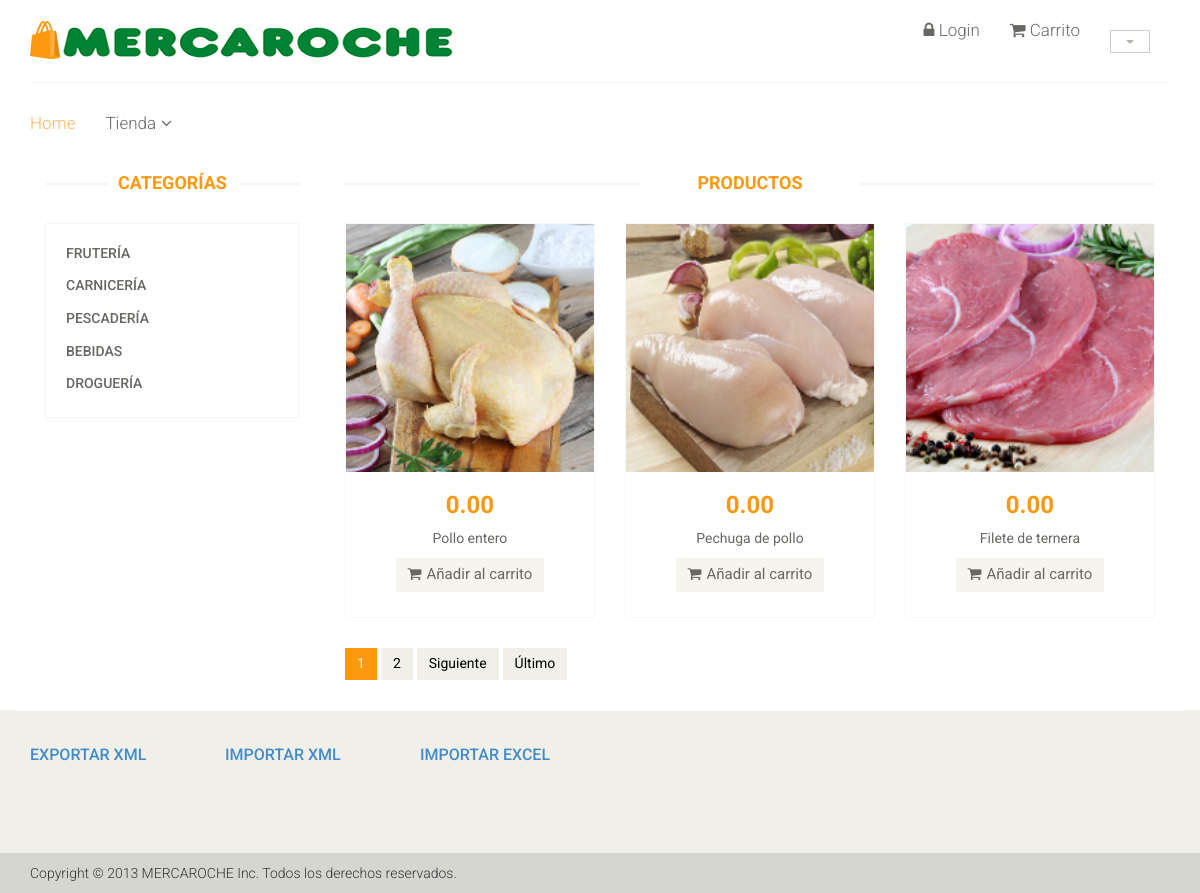
The page /index.php/Categoria/mostrar/2 on the database its author committed.
### tables this page shows
CREATE TABLE IF NOT EXISTS `categoria` (
  `idCat` int(11) NOT NULL,
  `codCat` varchar(45) DEFAULT NULL,
  `nombreCat` varchar(50) DEFAULT NULL,
  `descripcionCat` text,
  `anuncioCat` text,
  `se_muestra` tinyint(1) DEFAULT NULL
);

CREATE TABLE IF NOT EXISTS `producto` (
  `idPro` int(11) NOT NULL,
  `Categoria_idCat` int(11) NOT NULL,
  `CodPro` varchar(45) DEFAULT NULL,
  `nombrePro` varchar(50) DEFAULT NULL,
  `precio` decimal(5,2) DEFAULT NULL,
  `descuento` decimal(5,2) DEFAULT NULL,
  `imagen` varchar(256) DEFAULT NULL,
  `iva` decimal(5,2) DEFAULT NULL,
  `descripcionPro` text,
  `anuncioPro` text,
  `stock` int(11) DEFAULT NULL,
  `seleccionado` tinyint(1) DEFAULT NULL,
  `fec_ini` date DEFAULT NULL,
  `fec_fin` date DEFAULT NULL,
  `destacado` tinyint(1) DEFAULT NULL,
  `se_muestra` tinyint(1) DEFAULT NULL
);

### index.php (called while the page is built, shortened)
<?php
require_once BASEPATH.'core/CodeIgniter.php';

### application/models/productos.php (called while the page is built, shortened)
<?php
class productos extends CI_Model {
    public function ProductosDe($categoria, $page, $per_page)
    {
        $qr = $this->db->get_where('producto', array('Categoria_idCat'=>$categoria, 'se_muestra'=>1), $per_page,$page);
        return $qr->result_array();
    }
    public function num_filas($categoria)
    {
        return $this->db->get_where('producto', array('Categoria_idCat'=>$categoria, 'se_muestra'=>1))->num_rows();
    }
    public function Categorias()
    {
        $qr = $this->db->query('select * from categoria '
                . 'where se_muestra=1;');
        return $qr->result_array();
    }
}

### application/config/config.php (called while the page is built, shortened)
<?php
$config['base_url'] = 'http://localhost/prac2/';
$config['index_page'] = 'index.php';
$config['uri_protocol']	= 'REQUEST_URI';
$config['url_suffix'] = '';
$config['language']	= 'english';
$config['charset'] = 'UTF-8';
$config['enable_hooks'] = FALSE;
$config['subclass_prefix'] = 'MY_';
$config['composer_autoload'] ='./vendor/autoload.php';
$config['permitted_uri_chars'] = 'a-z 0-9~%.:_\-';
$config['allow_get_array'] = TRUE;
$config['enable_query_strings'] = FALSE;
$config['controller_trigger'] = 'c';
$config['function_trigger'] = 'm';
$config['directory_trigger'] = 'd';
$config['log_threshold'] = 0;
$config['log_path'] = '';
$config['log_file_extension'] = '';
$config['log_file_permissions'] = 0644;
$config['log_date_format'] = 'Y-m-d H:i:s';
$config['error_views_path'] = '';
$config['cache_path'] = '';
$config['cache_query_string'] = FALSE;
$config['encryption_key'] = 'edsdfasdf';
$config['sess_driver'] = 'files';
$config['sess_cookie_name'] = 'ci_session';
$config['sess_expiration'] = 7200;
$config['sess_save_path'] = NULL;
$config['sess_match_ip'] = FALSE;
$config['sess_time_to_update'] = 300;
$config['sess_regenerate_destroy'] = FALSE;
$config['cookie_prefix']	= '';
$config['cookie_domain']	= '';
$config['cookie_path']		= '/';
$config['cookie_secure']	= FALSE;
$config['cookie_httponly'] 	= FALSE;
$config['standardize_newlines'] = FALSE;
$config['global_xss_filtering'] = FALSE;
$config['csrf_protection'] = FALSE;
$config['csrf_token_name'] = 'csrf_test_name';
$config['csrf_cookie_name'] = 'csrf_cookie_name';
$config['csrf_expire'] = 7200;
$config['csrf_regenerate'] = TRUE;
$config['csrf_exclude_uris'] = array();
$config['compress_output'] = FALSE;
$config['time_reference'] = 'local';
$config['rewrite_short_tags'] = FALSE;
$config['proxy_ips'] = '';

### application/views/shop.php (the view, shortened to what this page needs)
<section>
    <div class="col-sm-9 padding-right">
        <div class="features_items">
            <h2 class="title text-center">PRODUCTOS</h2>
            <?php foreach ($pro as $producto) { ?>
                <div class="col-sm-4">
                    <div class="product-image-wrapper">
                        <div class="single-products">
                            <div class="productinfo text-center">
                                <?php echo anchor('detalle/index/' . $producto['idPro'], '
                                <img class="img-responsive"  src= "' . base_url() . 'assets/img/' . $producto['imagen'] . '"/>') ?>
                                <h2><?= number_format($producto['precio'] * (float) $_SESSION['tarifa'], 2, '.', '') . ' ' . $_SESSION['moneda'] ?></h2>
                                <p><?= $producto['nombrePro'] ?></p>
                                <?php if ($producto['stock'] > 0) { ?>
                                    <a href="<?= base_url() ?>index.php/Cart/guardar/<?= $producto['idPro'] ?>"
                                       class="btn btn-default add-to-cart">
                                        <i class="fa fa-shopping-cart"></i>Añadir al carrito</a>
                                    <?php
                                    } else {
                                        echo 'No disponible';
                                    }
                                    ?>
                            </div>
                        </div>
                    </div>
                </div>
<?php } ?>
        </div><?= $paginacion ?>
    </div>
</div>

### application/views/category.php
 <div class="container">
     <div class="row"></div><div class="col-sm-3">
                    <div class="left-sidebar">
                        <h2>Categorías</h2>
                        <div class="panel-group category-products" id="accordian">
<?php foreach ($cat as $categoria) { ?>
                            <div class="panel panel-default">
                                <div class="panel-heading">
                                    <h4 class="panel-title"> <?php echo anchor('Categoria/mostrar/'.$categoria['idCat'], $categoria['nombreCat']) ?></h4>
                                </div>
</div> <?php }?>
                        </div>
                    </div>
                </div>

### application/views/plantilla.php (shortened to what this page needs)
<!DOCTYPE html>
<html lang="en">
    <head>
        <link href="<?= base_url() . 'assets/' ?>css/bootstrap.min.css" rel="stylesheet">
        <link href="<?= base_url() . 'assets/' ?>css/font-awesome.min.css" rel="stylesheet">
        <link href="<?= base_url() . 'assets/' ?>css/prettyPhoto.css" rel="stylesheet">
        <link href="<?= base_url() . 'assets/' ?>css/price-range.css" rel="stylesheet">
        <link href="<?= base_url() . 'assets/' ?>css/animate.css" rel="stylesheet">
        <link href="<?= base_url() . 'assets/' ?>css/main.css" rel="stylesheet">
        <link href="<?= base_url() . 'assets/' ?>css/responsive.css" rel="stylesheet">
    </head>
    <body>
        <header id="header">
            <div class="header-middle">
                <div class="container">
                    <div class="row">
                        <div class="col-sm-4">
                            <div class="logo pull-left">
                                <a href="<?= base_url() ?>"><img src="<?= base_url() . 'assets/' ?>images/home/logo.png" alt="" /></a>
                            </div>
                        </div>
                        <div class="col-sm-8">
                            <div class="btn-group pull-right">
                                <div class="btn-group">
                                    <button type="button" class="btn btn-default dropdown-toggle usa" data-toggle="dropdown">
                                        <span class="caret"></span>
                                    </button>
                                </div>
                            </div>
                            <div class="mainmenu pull-right">
                                <ul class="nav navbar-nav collapse navbar-collapse">
                                    <?php if (isset($_SESSION['user'])) { ?>
                                        <li>Hola, <?php echo $_SESSION['nombreUser'] ?>!</li>
                                        <li class="dropdown">
                                            <a href="#"><i class="fa fa-user"></i>  Cuenta<i class="fa fa-angle-down"></i></a>
                                            <ul role="menu" class="sub-menu">
                                                <li><?php echo anchor("Login/datosUser", "Datos") ?></li>
                                                <li><?php echo anchor('Pedidos/MostrarPedidos', 'Pedidos') ?></li>
                                                <li><?php echo anchor('Login/CerrarSesion', 'Cerrar Sesión') ?></li>
                                            </ul></li><?php } else { ?>
                                        <li><?php echo anchor('Login/index', '<i class="fa fa-lock"></i>  Login') ?></li>
                                    <?php }
                                    ?>
                                    <li><?php echo anchor('Cart/muestraCart', '<i class="fa fa-shopping-cart"></i>  Carrito') ?></li>
                                </ul>
                            </div>
                        </div>
                    </div>
                </div>
            </div>
            <div class="header-bottom">
                <div class="container">
                    <div class="row">
                        <div class="col-sm-9">
                            <div class="mainmenu pull-left">
                                <ul class="nav navbar-nav collapse navbar-collapse">
                                    <li><a href="<?= base_url() ?>" class="active">Home</a></li>
                                    <li class="dropdown">
                                        <a href="#">Tienda<i class="fa fa-angle-down"></i></a>
                                    </li>
                                </ul>
                            </div>
                        </div>
                    </div>
                </div>
            </div>
        </header>
        <?php
        foreach ($cuerpo as $cue) {
            echo $cue;
        }
        ?>
        <footer id="footer">
            <div class="footer-widget">
                <div class="container">
                    <div class="row">
                        <div class="col-sm-2">
                            <div class="single-widget">
                                <h2><a href="<?= base_url() . 'index.php/ExportarXML/exportar' ?>">Exportar XML</a></h2>
                            </div>
                        </div>
                        <div class="col-sm-2">
                            <div class="single-widget">
                                <h2><a href="<?= base_url() . 'index.php/ImportarXML' ?>">Importar XML</a></h2>
                            </div>
                        </div>
                         <div class="col-sm-2">
                            <div class="single-widget">
                                <h2><a href="<?= base_url() . 'index.php/importarExcel' ?>">Importar Excel</a></h2>
                            </div>
                        </div>
                    </div>
                </div>
            </div>
            <div class="footer-bottom">
                <div class="container">
                    <div class="row">
                        <p class="pull-center">Copyright © 2013 MERCAROCHE Inc. Todos los derechos reservados.</p>
                    </div>
                </div>
            </div>
        </footer>
    </body>
</html>

### assets/css/main.css (style rules this page uses)
body { font-family: 'Roboto', sans-serif; background:; position: relative; font-weight:400px; }
ul li { list-style: none; }
a { -webkit-transition: 300ms; -moz-transition: 300ms; -o-transition: 300ms; transition: 300ms; }
h1, h2, h3, h4, h5, h6 { font-family: 'Roboto', sans-serif; }
.header-middle .container .row { border-bottom: 1px solid #f5f5f5; margin-left: 0; margin-right: 0; padding-bottom: 20px; padding-top: 20px; }
.header-middle .container .row .col-sm-4 { padding-left: 0; }
.header-middle .container .row .col-sm-8 { padding-right:0; }
.usa { border-radius: 0; color: #B4B1AB; font-size: 12px; margin-right: 20px; padding: 2px 15px; margin-top: 10px; }
.header-bottom { padding-bottom: 30px; padding-top: 30px; }
.navbar-collapse.collapse { padding-left: 0; }
.mainmenu ul li { padding-right: 15px; padding-left: 15px; }
.mainmenu ul li:first-child { padding-left: 0px; }
.mainmenu ul li a { color: #696763; font-family: 'Roboto', sans-serif; font-size: 17px; font-weight: 300; padding: 0; padding-bottom: 10px; }
.mainmenu ul li a:hover, .mainmenu ul li a.active, .shop-menu ul li a.active { background:none; color:#fdb45e; }
.fa-angle-down { padding-left: 5px; }
#footer { background: #F0F0E9; }
.footer-widget { margin-bottom: 68px; }
.footer-widget .container { border-top: 1px solid #FFFFFF; padding-top: 15px; }
.single-widget h2 { color: #666663; font-family: 'Roboto', sans-serif; font-size: 16px; font-weight: 500; margin-bottom: 22px; text-transform: uppercase; }
.footer-bottom { background: #D6D6D0; padding-top: 10px; }
.footer-bottom p { color: #363432; font-family: 'Roboto', sans-serif; font-weight: 300; margin-left: 15px; }
.category-products { border: 1px solid #F7F7F0; margin-bottom: 35px; padding-bottom: 20px; padding-top: 15px; }
.left-sidebar h2, .brands_products h2 { color: #FE980F; font-family: 'Roboto', sans-serif; font-size: 18px; font-weight: 700; margin: 0 auto 30px; text-align: center; text-transform: uppercase; position: relative; z-index:3; }
.left-sidebar h2:after, h2.title:after { content: " "; position: absolute; border: 1px solid #f5f5f5; bottom:8px; left: 0; width: 100%; height: 0; z-index: -2; }
.left-sidebar h2:before { content: " "; position: absolute; background: #fff; bottom: -6px; width: 130px; height: 30px; z-index: -1; left: 50%; margin-left: -65px; }
h2.title:before { content: " "; position: absolute; background: #fff; bottom: -6px; width: 220px; height: 30px; z-index: -1; left: 50%; margin-left: -110px; }
.category-products .panel { background-color: #FFFFFF; border: 0px; border-radius: 0px; box-shadow:none; margin-bottom: 0px; }
.category-products .panel-default .panel-heading { background-color: #FFFFFF; border: 0 none; color: #FFFFFF; padding: 5px 20px; }
.category-products .panel-default .panel-heading .panel-title a { color: #696763; font-family: 'Roboto', sans-serif; font-size: 14px; text-decoration: none; text-transform: uppercase; }
.padding-right { padding-right: 0; }
.features_items { overflow:hidden; }
h2.title { color: #FE980F; font-family: 'Roboto', sans-serif; font-size: 18px; font-weight: 700; margin: 0 15px; text-transform: uppercase; margin-bottom: 30px; position: relative; }
.product-image-wrapper { border:1px solid #F7F7F5; overflow: hidden; margin-bottom:30px; }
.single-products { position: relative; }
.productinfo h2 { color: #FE980F; font-family: 'Roboto', sans-serif; font-size: 24px; font-weight: 700; }
.productinfo p { font-family: 'Roboto', sans-serif; font-size: 14px; font-weight: 400; color: #696763; }
.productinfo img { width: 100%; }
.productinfo { position:relative; }
.add-to-cart { background:#F5F5ED; border: 0 none; border-radius: 0; color: #696763; font-family: 'Roboto', sans-serif; font-size: 15px; margin-bottom: 25px; }
.add-to-cart i { margin-right:5px; }
.pagination li:last-child a, .pagination li:last-child span { border-bottom-right-radius: 0; border-top-right-radius: 0; }
.pagination li a, .pagination li span { background-color: #f0f0e9; border: 0; float: left; line-height: 1.42857; margin-left: -1px; padding: 6px 12px; position: relative; text-decoration: none; margin-right: 5px; color:#000; }

### rows shown on the page
categoria: idCat+nombreCat "FRUTERÍA"
categoria: idCat+nombreCat "CARNICERÍA"
categoria: idCat+nombreCat "PESCADERÍA"
categoria: idCat+nombreCat "BEBIDAS"
categoria: idCat+nombreCat "DROGUERÍA"
producto: idPro+imagen (picture), $producto['precio']*(float)$_SESSION['tarifa'] "0.00", nombrePro "Pollo entero"
producto: idPro+imagen (picture), $producto['precio']*(float)$_SESSION['tarifa'] "0.00", nombrePro "Pechuga de pollo"
producto: idPro+imagen (picture), $producto['precio']*(float)$_SESSION['tarifa'] "0.00", nombrePro "Filete de ternera"

### other values the page prints
anchor('Login/index', '<i class="fa fa-lock"></i>  Login') "Login"
